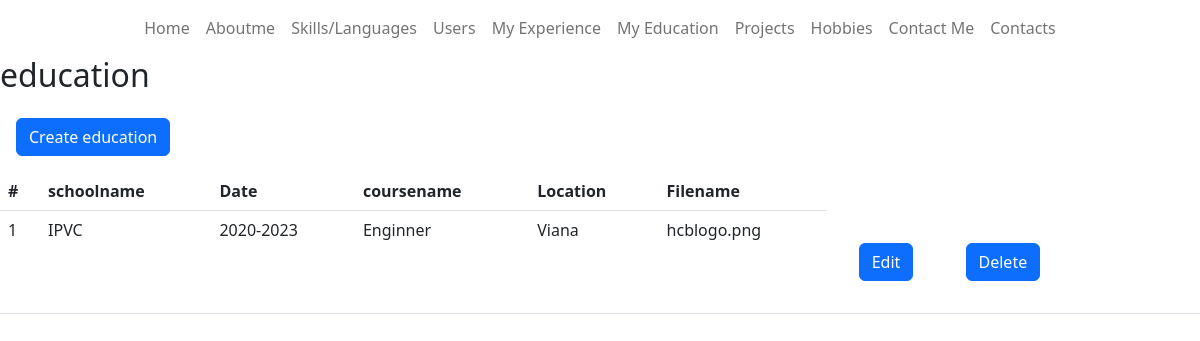
The page /CMS/pages/education/read.php on the database its author committed.
### tables this page shows
CREATE TABLE `education` (
  `id` int(11) NOT NULL,
  `schoolname` varchar(100) NOT NULL,
  `date` varchar(100) NOT NULL,
  `coursename` varchar(100) NOT NULL,
  `location` varchar(100) NOT NULL,
  `filename` varchar(100) NOT NULL
);

### CMS/pages/education/read.php (the view, shortened to what this page needs)
<?php
$pdo = pdo_connect_mysql();
$page = isset($_GET['page']) && is_numeric($_GET['page']) ? (int)$_GET['page'] : 1;
$records_per_page = 20;
$stmt = $pdo->prepare('SELECT * FROM education ORDER BY id LIMIT :current_page, :record_per_page');
$stmt->bindValue(':current_page', ($page-1)*$records_per_page, PDO::PARAM_INT);
$stmt->bindValue(':record_per_page', $records_per_page, PDO::PARAM_INT);
$stmt->execute();
$educations = $stmt->fetchAll(PDO::FETCH_ASSOC);
?>
<div class="content read">
<?php
require_once "../../navbars/navbaradmin.php";
?>
	<h2>education</h2>
    <button onclick="window.location.href='./create.php'" class="create-language btn btn-primary m-3">Create education</button>
	<table class="table">
        <thead>
            <tr>
                <th>#</th>
                <th>schoolname</th>
                <th>Date</th>
                <th>coursename</th>
                <th>Location</th>
                <th>Filename</th>
            </tr>
        </thead>
        <tbody>
            <?php foreach ($educations as $education): ?>
            <tr>
                <td><?=$education['id']?></td>
                <td><?=$education['schoolname']?></td>
                <td><?=$education['date']?></td>
                <td><?=$education['coursename']?></td>
                <td><?=$education['location']?></td>
                <td><?=$education['filename']?></td>
                <td class="actions">
                <?php echo "<a href=\"update.php?id={$education['id']}\" class=\"edit\"><button type='button' class='btn btn-primary m-4'>Edit</button></a>"?>
                <?php echo "<a href=\"delete.php?id={$education['id']}\" class=\"trash\"><button type='button' class='btn btn-primary m-4'>Delete</button> </a>"?>
                </td>
            </tr>
            <?php endforeach; ?>
        </tbody>
    </table>
</div>

### rows shown on the page
education: id "1", schoolname "IPVC", date "2020-2023", coursename "Enginner", location "Viana", filename "hcblogo.png"
